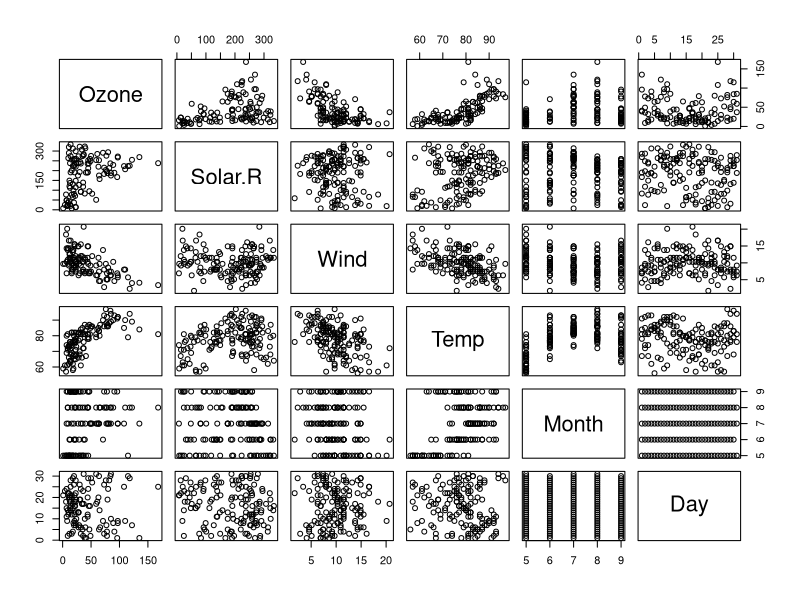
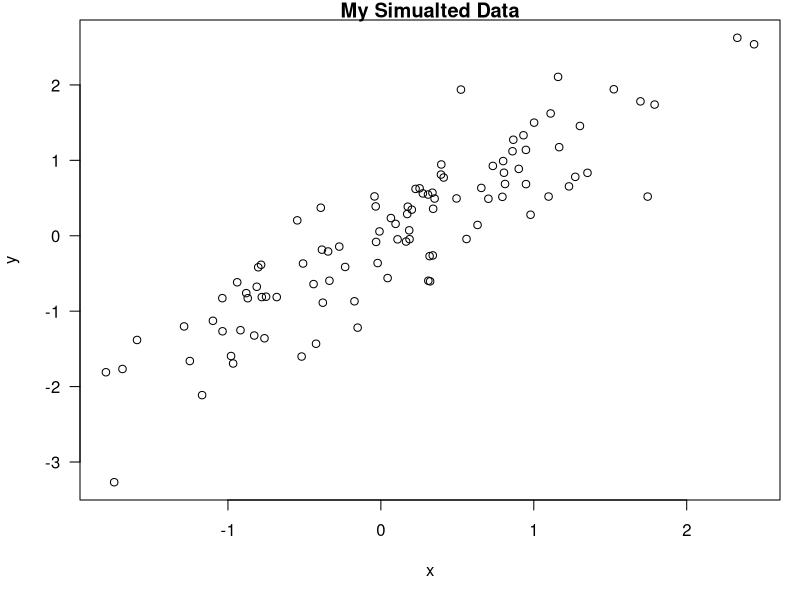

Recreate these plots in R, in order.
## ---- chunk 1
library(datasets)
data(airquality)
summary(airquality)
## ---- chunk 2
pairs(airquality)
## ---- chunk 3
library(stats)
fit <- lm(Ozone~Wind + Solar.R + Temp, data = airquality)
summary(fit)
## ---- chunk 4
x <- rnorm(100); y <- x+rnorm(100, sd=0.5)
## ---- chunk 5
par(mar = c(5, 4, 1, 1), las=1)
plot(x, y, main="My Simualted Data")
## ---- chunk 6
library(xtable)
xt <- xtable(summary(fit))
print(xt, type="html")
